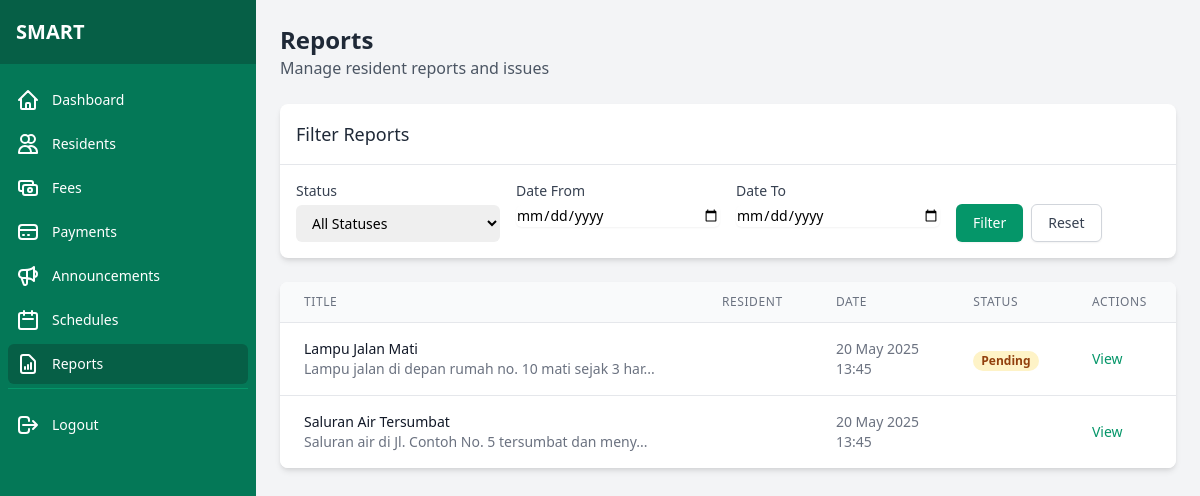
Page /admin/reports (signed in) on the earlier database version.
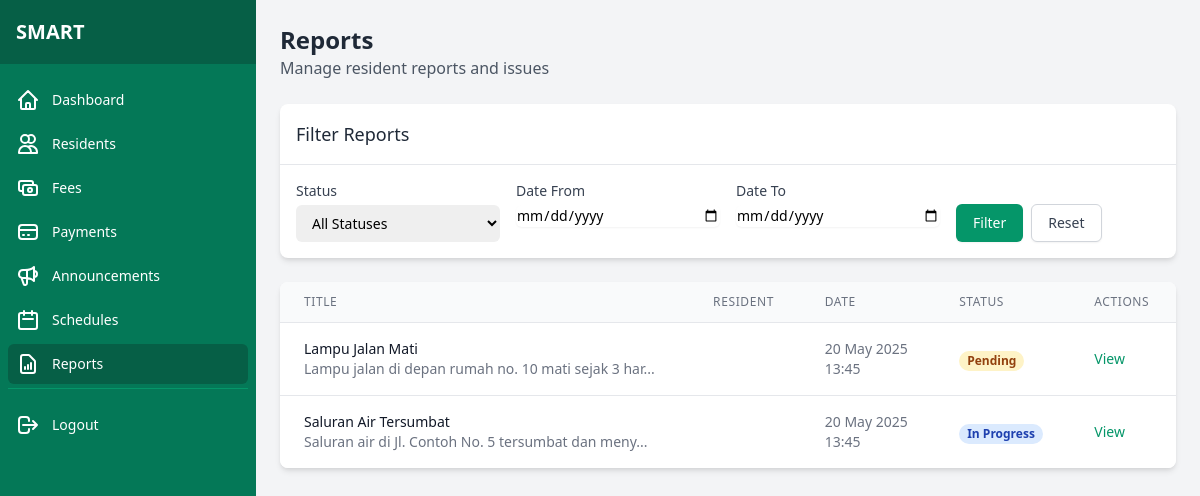
Same page on the later database version.
### tables this page shows
CREATE TABLE IF NOT EXISTS reports (
    id INT AUTO_INCREMENT PRIMARY KEY,
    user_id INT NOT NULL,
    title VARCHAR(200) NOT NULL,
    description TEXT NOT NULL,
    category VARCHAR(50) NOT NULL,
    image VARCHAR(255),
    status ENUM('pending', 'in_progress', 'resolved', 'rejected') NOT NULL DEFAULT 'pending',
    admin_response TEXT,
    created_at DATETIME DEFAULT CURRENT_TIMESTAMP,
    updated_at DATETIME ON UPDATE CURRENT_TIMESTAMP,
    FOREIGN KEY (user_id) REFERENCES users(id) ON DELETE CASCADE
);

### app/controllers/ReportController.php (called while the page is built, shortened)
<?php
class ReportController {
    public function adminIndex() {
        $reportModel = new Report();
        $page = isset($_GET['page']) ? (int)$_GET['page'] : 1;
        $limit = 10;
        $offset = ($page - 1) * $limit;
        $search = isset($_GET['search']) ? $_GET['search'] : '';
        $status = isset($_GET['status']) ? $_GET['status'] : '';
        $reports = $reportModel->getAll($limit, $offset, $search, $status);
        require_once BASE_PATH . '/app/views/admin/reports.php';
    }
}

### public/index.php (called while the page is built, shortened)
<?php
require_once BASE_PATH . '/config/database.php';
spl_autoload_register(function ($class) {
    $class = str_replace('\\', DIRECTORY_SEPARATOR, $class);
    $file = BASE_PATH . DIRECTORY_SEPARATOR . $class . '.php';
});
require_once BASE_PATH . '/routes/web.php';
$url = isset($_GET['url']) ? $_GET['url'] : '';
$url = rtrim($url, '/');
Router::route($url);

### config/database.php (called while the page is built, shortened)
<?php
class Database {
    private static $instance = null;
    private $connection;
    private function __construct() {
        try {
            $this->connection = new PDO(
                'mysql:host=' . DB_HOST . ';dbname=' . DB_NAME . ';charset=utf8mb4',
                DB_USER,
                DB_PASS,
                [
                    PDO::ATTR_ERRMODE => PDO::ERRMODE_EXCEPTION,
                    PDO::ATTR_DEFAULT_FETCH_MODE => PDO::FETCH_ASSOC,
                    PDO::ATTR_EMULATE_PREPARES => false
                ]
            );
        } catch (PDOException $e) {
            die('Database Connection Error: ' . $e->getMessage());
        }
    }
    public static function getInstance() {
        if (self::$instance === null) {
            self::$instance = new self();
        }
        return self::$instance;
    }
    public function getConnection() {
        return $this->connection;
    }
}

### app/models/Report.php (called while the page is built, shortened)
<?php
class Report {
    private $db;
    public function __construct() {
        $this->db = \Database::getInstance()->getConnection();
    }
    public function getAll($limit = 10, $offset = 0, $search = '', $status = '') {
        $sql = "
            SELECT r.*, u.name as user_name
            FROM reports r
            JOIN users u ON r.user_id = u.id
            WHERE 1=1
        ";
        $params = [];
        $sql .= " ORDER BY r.created_at DESC LIMIT :limit OFFSET :offset";
        $stmt = $this->db->prepare($sql);
        $stmt->bindValue(':limit', $limit, \PDO::PARAM_INT);
        $stmt->bindValue(':offset', $offset, \PDO::PARAM_INT);
        $stmt->execute();
        return $stmt->fetchAll();
    }
}

### app/views/admin/reports.php (the view, shortened to what the changed rows need)
<?php require_once __DIR__ . '/../components/admin_header.php'; ?>
<div class="flex h-screen bg-gray-100">
    <?php require_once __DIR__ . '/../components/admin_sidebar.php'; ?>
    <div class="flex-1 overflow-auto">
        <main class="p-6">
            <div class="flex justify-between items-center mb-6">
                <div>
                    <h1 class="text-2xl font-bold text-gray-800">Reports</h1>
                    <p class="text-gray-600">Manage resident reports and issues</p>
                </div>
            </div>
            <div class="bg-white rounded-lg shadow-md overflow-hidden mb-6">
                <div class="p-4 border-b border-gray-200">
                    <h2 class="text-lg font-medium text-gray-800">Filter Reports</h2>
                </div>
                <div class="p-4">
                    <form action="/admin/reports" method="GET" class="grid grid-cols-1 md:grid-cols-4 gap-4">
                        <div>
                            <label for="status" class="block text-sm font-medium text-gray-700 mb-1">Status</label>
                            <select id="status" name="status" class="mt-1 block w-full pl-3 pr-10 py-2 text-base border-gray-300 focus:outline-none focus:ring-green-500 focus:border-green-500 sm:text-sm rounded-md">
                                <option value="">All Statuses</option>
                            </select>
                        </div>
                        <div>
                            <label for="date_from" class="block text-sm font-medium text-gray-700 mb-1">Date From</label>
                            <input type="date" id="date_from" name="date_from" value="<?php echo $_GET['date_from'] ?? ''; ?>" class="mt-1 block w-full border-gray-300 rounded-md shadow-sm focus:ring-green-500 focus:border-green-500 sm:text-sm">
                        </div>
                        <div>
                            <label for="date_to" class="block text-sm font-medium text-gray-700 mb-1">Date To</label>
                            <input type="date" id="date_to" name="date_to" value="<?php echo $_GET['date_to'] ?? ''; ?>" class="mt-1 block w-full border-gray-300 rounded-md shadow-sm focus:ring-green-500 focus:border-green-500 sm:text-sm">
                        </div>
                        <div class="flex items-end">
                            <button type="submit" class="inline-flex justify-center py-2 px-4 border border-transparent shadow-sm text-sm font-medium rounded-md text-white bg-green-600 hover:bg-green-700 focus:outline-none focus:ring-2 focus:ring-offset-2 focus:ring-green-500">
                                Filter
                            </button>
                            <a href="/admin/reports" class="ml-2 inline-flex justify-center py-2 px-4 border border-gray-300 shadow-sm text-sm font-medium rounded-md text-gray-700 bg-white hover:bg-gray-50 focus:outline-none focus:ring-2 focus:ring-offset-2 focus:ring-green-500">
                                Reset
                            </a>
                        </div>
                    </form>
                </div>
            </div>
            <div class="bg-white rounded-lg shadow-md overflow-hidden">
                <div class="overflow-x-auto">
                    <table class="min-w-full divide-y divide-gray-200">
                        <thead class="bg-gray-50">
                            <tr>
                                <th scope="col" class="px-6 py-3 text-left text-xs font-medium text-gray-500 uppercase tracking-wider">Title</th>
                                <th scope="col" class="px-6 py-3 text-left text-xs font-medium text-gray-500 uppercase tracking-wider">Resident</th>
                                <th scope="col" class="px-6 py-3 text-left text-xs font-medium text-gray-500 uppercase tracking-wider">Date</th>
                                <th scope="col" class="px-6 py-3 text-left text-xs font-medium text-gray-500 uppercase tracking-wider">Status</th>
                                <th scope="col" class="px-6 py-3 text-left text-xs font-medium text-gray-500 uppercase tracking-wider">Actions</th>
                            </tr>
                        </thead>
                        <tbody class="bg-white divide-y divide-gray-200">
                            <?php if (empty($reports)): ?>
                                <tr>
                                    <td colspan="5" class="px-6 py-4 text-center text-sm text-gray-500">No reports found</td>
                                </tr>
                            <?php else: ?>
                                <?php foreach ($reports as $report): ?>
                                    <tr>
                                        <td class="px-6 py-4 whitespace-nowrap">
                                            <div class="text-sm font-medium text-gray-900"><?php echo htmlspecialchars($report['title'] ?? ''); ?></div>
                                            <div class="text-sm text-gray-500"><?php echo substr(htmlspecialchars($report['description'] ?? ''), 0, 50) . (strlen($report['description'] ?? '') > 50 ? '...' : ''); ?></div>
                                        </td>
                                        <td class="px-6 py-4 whitespace-nowrap">
                                        </td>
                                        <td class="px-6 py-4 whitespace-nowrap">
                                            <div class="text-sm text-gray-500"><?php echo date('d M Y', strtotime($report['created_at'] ?? '')); ?></div>
                                            <div class="text-sm text-gray-500"><?php echo date('H:i', strtotime($report['created_at'] ?? '')); ?></div>
                                        </td>
                                        <td class="px-6 py-4 whitespace-nowrap">
                                            <?php
                                                $statusClasses = [
                                                    'pending' => 'bg-yellow-100 text-yellow-800',
                                                    'in_progress' => 'bg-blue-100 text-blue-800',
                                                    'resolved' => 'bg-green-100 text-green-800',
                                                    'rejected' => 'bg-red-100 text-red-800'
                                                ];
                                                $statusLabels = [
                                                    'pending' => 'Pending',
                                                    'in_progress' => 'In Progress',
                                                    'resolved' => 'Resolved',
                                                    'rejected' => 'Rejected'
                                                ];
                                                $statusClass = $statusClasses[$report['status'] ?? ''] ?? 'bg-gray-100 text-gray-800';
                                                $statusLabel = $statusLabels[$report['status'] ?? ''] ?? ucfirst($report['status'] ?? '');
                                            ?>
                                            <span class="px-2 inline-flex text-xs leading-5 font-semibold rounded-full <?php echo $statusClass; ?>">
                                                <?php echo $statusLabel; ?>
                                            </span>
                                        </td>
                                        <td class="px-6 py-4 whitespace-nowrap text-sm font-medium">
                                            <a href="/admin/report/view/<?php echo $report['id']; ?>" class="text-green-600 hover:text-green-900 mr-3">View</a>
                                        </td>
                                    </tr>
                                <?php endforeach; ?>
                            <?php endif; ?>
                        </tbody>
                    </table>
                </div>
            </div>
        </main>
    </div>
</div>
<?php require_once __DIR__ . '/../components/admin_footer.php'; ?>

### routes/web.php (shortened to what the changed rows need)
<?php
class Router {
    private static $routes = [];
    public static function register($method, $url, $controller, $action) {
        self::$routes[] = [
            'method' => $method,
            'url' => $url,
            'controller' => $controller,
            'action' => $action
        ];
    }
    public static function route($url) {
        $method = $_SERVER['REQUEST_METHOD'];
        foreach (self::$routes as $route) {
            $pattern = self::convertRouteToRegex($route['url']);
            if ($route['method'] == $method && preg_match($pattern, $url, $matches)) {
                array_shift($matches);
                $controller = new $controllerName();
                call_user_func_array([$controller, $route['action']], $matches);
                return;
            }
        }
    }
    private static function convertRouteToRegex($route) {
        $route = preg_replace('/\:([a-zA-Z0-9]+)/', '([^/]+)', $route);
        return '/^' . str_replace('/', '\/', $route) . '$/';
    }
}

Differences in the rows shown:
changed reports "Saluran Air Tersumbat": status empty → "in_progress" (drawn)
Other differences:
new list line: "In Progress"
